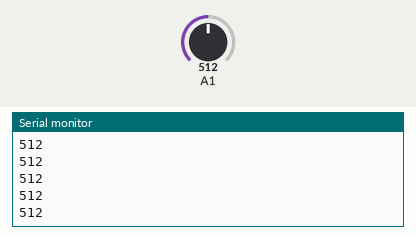
The sketch below on a simulated Arduino Uno, built with avr-gcc and run on an emulated ATmega328P. Parts: the last lines printed to the serial monitor. Inputs (shaded band) come from the test bench; at power-on: A1 = 512.

Above: at 1.2 s.
1.3 s: A1 set to 716
At 1.42 s:
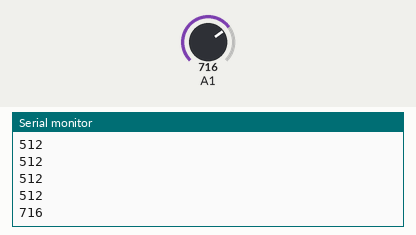
2.8 s: A1 set to 900
At 2.85 s:
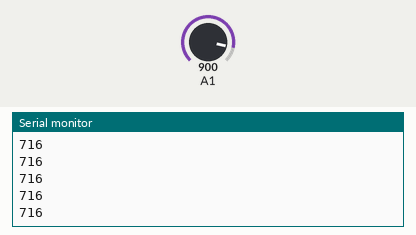
Timing chart, 0 to 5.8 s (numbered marks = the images above; inputs shaded):
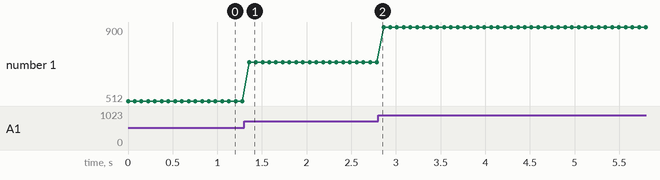

The sketch:

holo.ino
```cpp
int onda;
void setup() {
  // put your setup code here, to run once:
Serial.begin(9600);
}

void loop() {
  // put your main code here, to run repeatedly:
onda=analogRead(A1);
Serial.println(onda);
delay(75);
}
```

Measured:
- after the input at 1.3 s, the serial monitor: prints a new line after 0.06 s (image 1)
- plotted number 1: 512 → 716 after the input at 1.3 s, 716 → 900 after the input at 2.8 s
